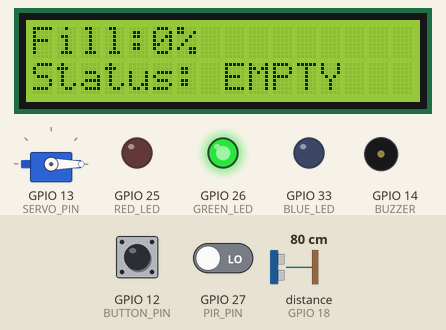
Simulated run of this sketch. Board: ESP32. Parts: servo, 16×2 character LCD, output pins drawn as LEDs (lit = HIGH), buzzer (waves = sounding). Wiring (from diagram.json): ultrasonic range finder: trigger GPIO 5; echo GPIO 18. Inputs (shaded band) come from the test bench; at power-on: distance to the obstacle (sensor on GPIO 18) 80 cm, GPIO 12 (BUTTON_PIN) HIGH, GPIO 27 (PIR_PIN) LOW. The echo pulse lasts 58.3 µs per cm; WiFi joins after 1.5 s; servers stay silent unless stated; uploads are accepted with an empty reply; pins used as bus, display or sensor lines are not drawn; what the sketch prints to the serial monitor is not drawn.

Above: at 6.8 s.
6.9 s: distance to the obstacle (sensor on GPIO 18) set to 16 cm
At 8.4 s:
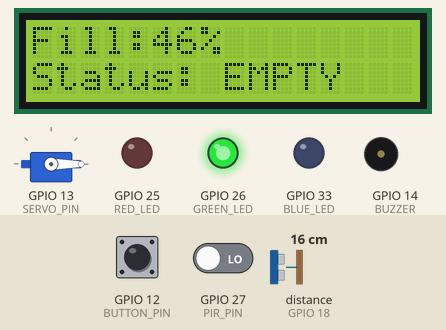
9.2 s: distance to the obstacle (sensor on GPIO 18) set to 13 cm
At 10.8 s:
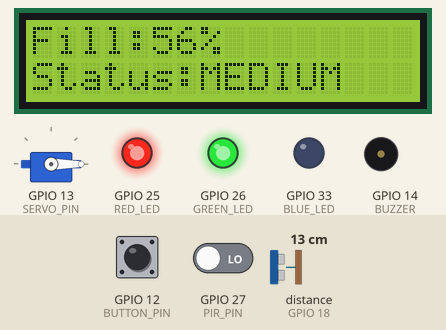
11.4 s: GPIO 12 (BUTTON_PIN) pulled LOW for 1.25 s
At 12.7 s:
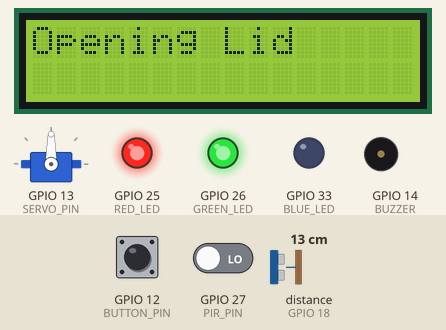
16.7 s: distance to the obstacle (sensor on GPIO 18) set to 7 cm
At 18.8 s:
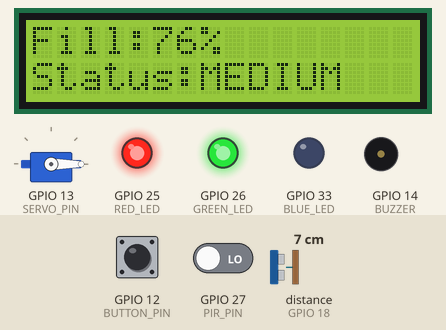
19.7 s: distance to the obstacle (sensor on GPIO 18) set to 4 cm
At 21.3 s:
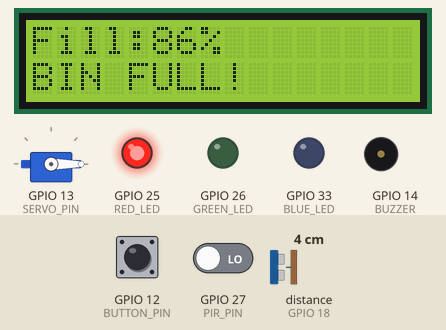
23.8 s: GPIO 27 (PIR_PIN) driven HIGH
At 25.0 s:
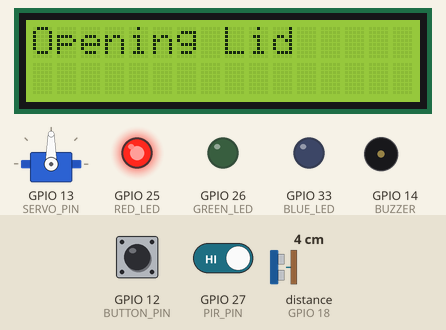
Timing chart, 0 to 26.8 s (numbered marks = the images above; inputs shaded):
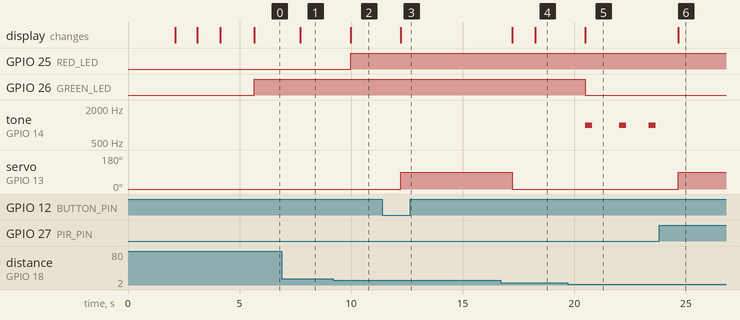

The sketch:

wokwi.ino
```cpp
#include <Wire.h>
#include <LiquidCrystal_I2C.h>
#include <ESP32Servo.h>
#include <WiFi.h>
#include <HTTPClient.h>

// ---------------- Pin Definitions ----------------
#define TRIG_PIN 5
#define ECHO_PIN 18

#define SERVO_PIN 13
#define PIR_PIN 27
#define BUTTON_PIN 12

#define RED_LED 25
#define GREEN_LED 26
#define BLUE_LED 33

#define BUZZER 14

// ---------------- LCD ----------------
LiquidCrystal_I2C lcd(0x27, 16, 2);

// ---------------- Servo ----------------
Servo lidServo;

// ----------- Bin Dimensions (cm) -----------
const float BIN_HEIGHT = 30.0;

// Servo Positions
const int OPEN_ANGLE = 90;
const int CLOSE_ANGLE = 0;

// ---------------- WiFi & API ----------------
const char* ssid = "Wokwi-GUEST";
const char* password = "";
const char* serverUrl = "http://10.0.2.2:8000/api/bin/update"; // Host gateway IP in Wokwi
const String BIN_ID = "BIN001"; // Represents the first bin in Hyderabad database

unsigned long lastTelemetryTime = 0;
const unsigned long telemetryInterval = 10000; // Send telemetry every 10 seconds
float lastSentFill = -1.0;

// ------------------------------------------------

void connectWiFi() {
  Serial.print("Connecting to WiFi...");
  WiFi.begin(ssid, password);

  lcd.clear();
  lcd.setCursor(0, 0);
  lcd.print("Connecting WiFi");

  int attempts = 0;
  while (WiFi.status() != WL_CONNECTED && attempts < 10) {
    delay(1000);
    Serial.print(".");
    lcd.setCursor(attempts, 1);
    lcd.print(".");
    attempts++;
  }

  if (WiFi.status() == WL_CONNECTED) {
    Serial.println("\nConnected to WiFi!");
    Serial.print("IP Address: ");
    Serial.println(WiFi.localIP());
    lcd.clear();
    lcd.setCursor(0, 0);
    lcd.print("WiFi Connected!");
  } else {
    Serial.println("\nWiFi connection failed! Offline mode activated.");
    lcd.clear();
    lcd.setCursor(0, 0);
    lcd.print("Offline Mode");
  }
  delay(1500);
}

void sendTelemetry(float fillLevel) {
  if (WiFi.status() == WL_CONNECTED) {
    HTTPClient http;
    http.begin(serverUrl);
    http.addHeader("Content-Type", "application/json");

    // Construct JSON payload manually
    String payload = "{\"bin_id\":\"" + BIN_ID +
                     "\",\"fill_percentage\":" + String(fillLevel, 2) +
                     ",\"battery\":95.0" +
                     ",\"temperature\":27.8}";

    Serial.print("Sending telemetry: ");
    Serial.println(payload);

    int httpResponseCode = http.POST(payload);
    if (httpResponseCode > 0) {
      String response = http.getString();
      Serial.print("HTTP Response code: ");
      Serial.println(httpResponseCode);
      Serial.println(response);
    } else {
      Serial.print("Error sending POST: ");
      Serial.println(httpResponseCode);
    }
    http.end();
  } else {
    Serial.println("WiFi not connected. Telemetry transmission skipped.");
  }
}

// ------------------------------------------------

void setup() {

  Serial.begin(115200);

  pinMode(TRIG_PIN, OUTPUT);
  pinMode(ECHO_PIN, INPUT);

  pinMode(PIR_PIN, INPUT);

  pinMode(BUTTON_PIN, INPUT_PULLUP);

  pinMode(RED_LED, OUTPUT);
  pinMode(GREEN_LED, OUTPUT);
  pinMode(BLUE_LED, OUTPUT);

  pinMode(BUZZER, OUTPUT);

  lidServo.setPeriodHertz(50);
  lidServo.attach(SERVO_PIN);

  lidServo.write(CLOSE_ANGLE);

  lcd.init();
  lcd.backlight();

  lcd.clear();
  lcd.setCursor(0,0);
  lcd.print(" SMART BIN ");
  lcd.setCursor(0,1);
  lcd.print(" Initializing");

  delay(2000);

  lcd.clear();

  // Connect to WiFi
  connectWiFi();
  lcd.clear();
}

void loop() {

  // Manual Button
  if(digitalRead(BUTTON_PIN)==LOW){
    openLid();
  }

  // PIR Detection
  if(digitalRead(PIR_PIN)==HIGH){
    openLid();
  }

  float distance = measureDistance();

  float fill = ((BIN_HEIGHT-distance)/BIN_HEIGHT)*100;

  if(fill<0) fill=0;
  if(fill>100) fill=100;

  Serial.print("Fill Level: ");
  Serial.print(fill);
  Serial.println("%");

  lcd.clear();

  lcd.setCursor(0,0);
  lcd.print("Fill:");
  lcd.print((int)fill);
  lcd.print("%");

  if(fill<50){

      lcd.setCursor(0,1);
      lcd.print("Status: EMPTY");

      digitalWrite(GREEN_LED,HIGH);
      digitalWrite(RED_LED,LOW);
      digitalWrite(BLUE_LED,LOW);

      noTone(BUZZER);

  }
  else if(fill<80){

      lcd.setCursor(0,1);
      lcd.print("Status:MEDIUM");

      digitalWrite(GREEN_LED,HIGH);
      digitalWrite(RED_LED,HIGH);
      digitalWrite(BLUE_LED,LOW);

      noTone(BUZZER);

  }
  else{

      lcd.setCursor(0,1);
      lcd.print("BIN FULL!");

      digitalWrite(GREEN_LED,LOW);
      digitalWrite(RED_LED,HIGH);
      digitalWrite(BLUE_LED,LOW);

      tone(BUZZER,1000);
      delay(300);
      noTone(BUZZER);
  }

  // Telemetry check
  if (millis() - lastTelemetryTime >= telemetryInterval || abs(fill - lastSentFill) >= 2.0) {
    sendTelemetry(fill);
    lastTelemetryTime = millis();
    lastSentFill = fill;
  }

  delay(1000);
}

// ------------------------------------------------

float measureDistance(){

  digitalWrite(TRIG_PIN,LOW);
  delayMicroseconds(2);

  digitalWrite(TRIG_PIN,HIGH);
  delayMicroseconds(10);

  digitalWrite(TRIG_PIN,LOW);

  long duration=pulseIn(ECHO_PIN,HIGH);

  float distance=duration*0.0343/2;

  return distance;
}

// ------------------------------------------------

void openLid(){

  lcd.clear();
  lcd.setCursor(0,0);
  lcd.print("Opening Lid");

  lidServo.write(OPEN_ANGLE);

  delay(5000);

  lidServo.write(CLOSE_ANGLE);

  lcd.clear();
  lcd.setCursor(0,0);
  lcd.print("Lid Closed");
  delay(1000);
}
```

Measured:
- the behaviour switches between 15 and 14 cm on distance to the obstacle (sensor on GPIO 18) (found by bisection; images 1 and 2)
- the behaviour switches between 6 and 5 cm on distance to the obstacle (sensor on GPIO 18) (found by bisection; images 4 and 5)
- after the input at 6.9 s, the display: changes after 0.82 s (image 1)
- after the input at 9.2 s, GPIO 25 (RED_LED): LOW → HIGH after 0.77 s; the display: changes after 0.77 s (image 2)
- after the input at 11.4 s, servo on GPIO 13 (SERVO_PIN): 0° → 90° after 0.81 s; the display: changes after 0.81 s (image 3)
- after the input at 19.7 s, GPIO 26 (GREEN_LED): HIGH → LOW after 0.80 s; tone on GPIO 14 (BUZZER): goes 1000 Hz 0.30 s, silent 1.2 s, 1000 Hz 0.30 s, silent 1.0 s, 1000 Hz 0.30 s, then silent, starting after 0.80 s; the display: changes after 0.80 s (image 5)
- after the input at 23.8 s, tone on GPIO 14 (BUZZER): stops changing and stays silent; servo on GPIO 13 (SERVO_PIN): 0° → 90° after 0.86 s; the display: changes after 0.86 s (image 6)
